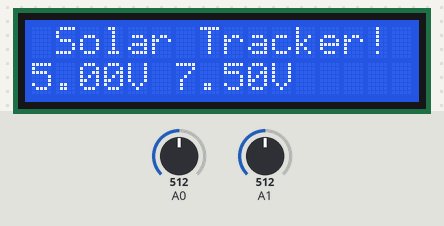
A sketch run on a simulated Arduino Uno, built with avr-gcc and run on an emulated ATmega328P. On the bench: 16×2 character LCD. The inputs (shaded band) are chosen by the test bench; at power-on: A0 = 512, A1 = 512. What the sketch prints to the serial monitor is not drawn.

Above: at 1.2 s.
1.3 s: A0 set to 716
At 1.7 s:
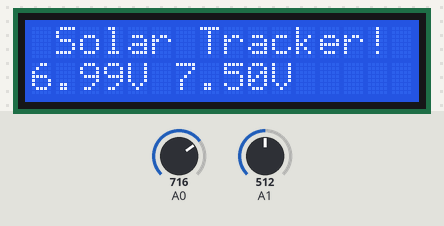
2.8 s: A1 set to 673
At 3.4 s:
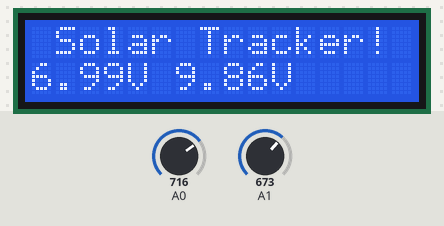
4.3 s: A1 set to 700
At 5.1 s:
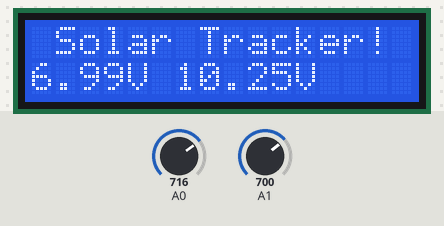
5.8 s: A1 set to 511
At 6.2 s:
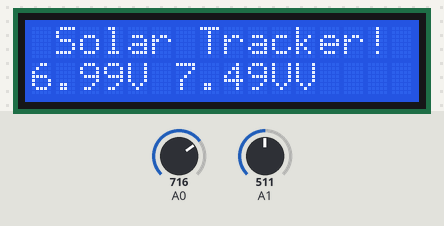
7.3 s: A0 set to 900
At 7.9 s:
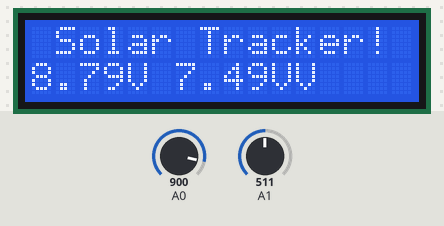
8.8 s: A0 set to 1023
At 9.6 s:
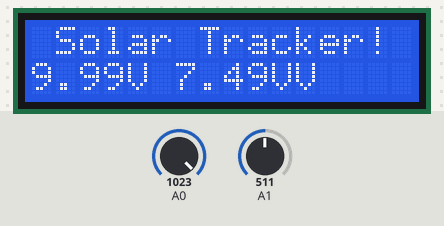
Timing chart, 0 to 11.3 s (numbered marks = the images above; inputs shaded):
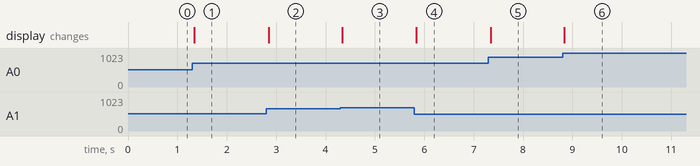

The sketch:

LCD.ino
```cpp
#include <Servo.h>
#include <Wire.h>
#include <LiquidCrystal_I2C.h>
//Set the LCD address to 0x27 for 16 chars and 2 line display
LiquidCrystal_I2C lcd(0x27, 16, 2);
void setup()
{
	Serial.begin(9600);// initialize the LCD
	lcd.init();
lcd.backlight();
lcd.setCursor(1,0);
lcd.print("Solar Tracker!");

  }

void loop()
{
  int Battery = analogRead(A0);
  int Solarcell = analogRead(A1);
  Serial.println(Battery*10.0/1024);
  lcd.setCursor(0,1);
  lcd.print(Battery*10.0/1024.0); lcd.print("V ");
  lcd.print(Solarcell*15.0/1024.0); lcd.print("V");
   Serial.print("Baterry:"); Serial.print(Battery*10.0/1024.0); Serial.print(",");
   Serial.print("Solar:"); Serial.println(Solarcell*15.0/1024.0);
}
```

Measured:
- after the input at 1.3 s, the display: changes at once (image 1)
- after the input at 2.8 s, the display: changes after 0.05 s (image 2)
- after the input at 4.3 s, the display: changes at once (image 3)
- after the input at 5.8 s, the display: changes at once (image 4)
- after the input at 7.3 s, the display: changes after 0.05 s (image 5)
- after the input at 8.8 s, the display: changes at once (image 6)
